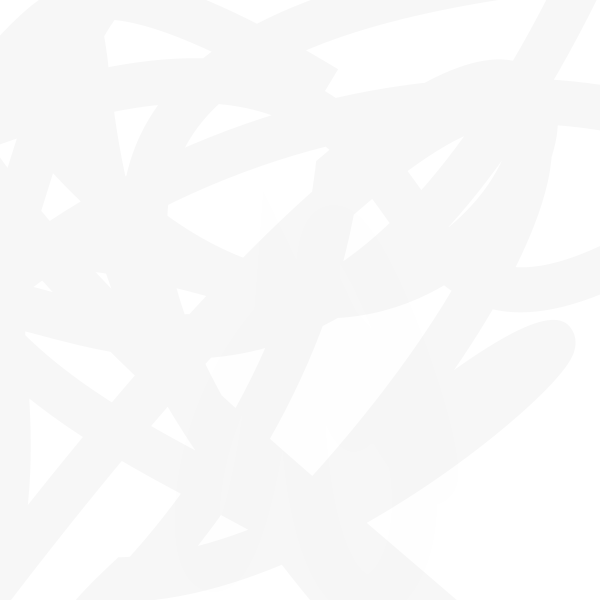
Frame 1 (no input)
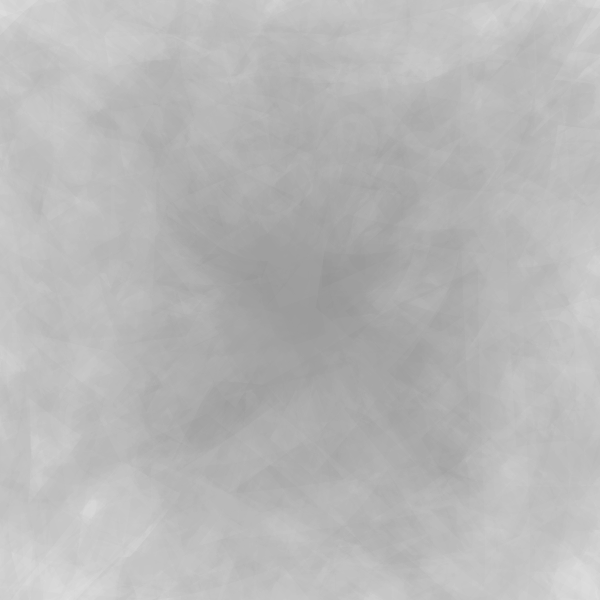
Frame 60 (the mouse pressed at the canvas centre just before this capture)
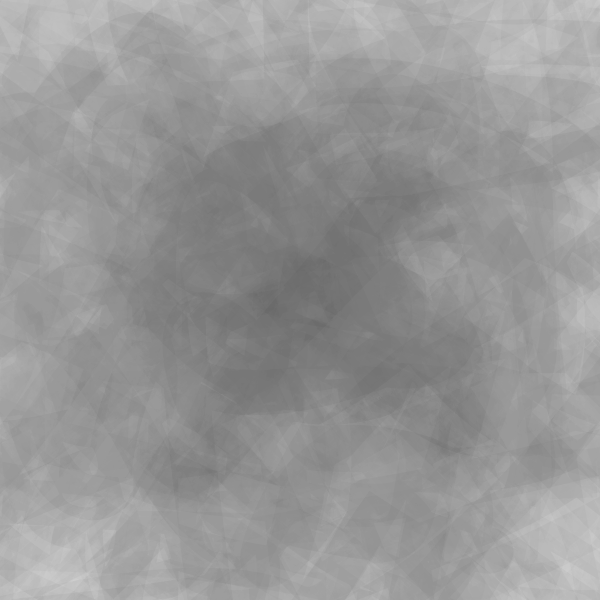
Frame 120 (the mouse held since frame 60 and released just before this capture)

The Processing sketch that drew these frames (run headless with seeded random() and noise(); from frame 60 on, the mouse is pressed at the canvas centre):

// Processing sketch: darknesswashy
// ── darknesswashy.pde
int SIZE;
Scribbler s1, s2,s3;
int baset, tvar;
int SW;
int count;

void mousePressed(){
  //background(color(0,100,100, 1));
  s2.white();
}

class Scribbler {
  float x1, y1, x2,y2;
  int slope;
  int r;
  color c, prevc;
  int tr;
  color[] colours;
  int cindex;

  Scribbler(float x1, float y1, int r, int s) {
    this.x1 = 0;
    this.y1 = y1;
    this.slope = s;
    this.r = r;
    this.tr = baset + int(random(-tvar, tvar));
    this.colours = new color[] {color(0,100,75),color(0,75,100)};
    this.cindex = 0;
    getNextColour();
  }
  
  void white(){
    c = color(255);
  }
  
  void getNextColour(){
    prevc = c;
    c = color(random(255)%c);
  }
  void move(){
    x2 = random(0, SIZE);

    y2 = y1 + random(-r,r);
    

      if(count++%50 == 0){
            getNextColour();
      }
      
    

    if(y2 >= SIZE || y2 <= 0){
      y2 = random(0, SIZE);
    }
  }
  
  void setTransparency() {
    tr = baset + int(random(-tvar, tvar));  
    stroke(c, tr);
  }
  
  void scribble() {
    setTransparency();
    move();
    drawSwoosh();
  }
  
  void drawSwoosh(){
    noFill();
    float n;
   
      
     n = random(2,9);  
      
    float x= x1+random(-r,r);
    float y=y1+random(-r,r);

   x1 = y1 = SIZE*0.5;
   beginShape();
 
  vertex(x1, y1);
  
  for(int i = 0; i < n; i++){

      bezierVertex(getPoint(x1,r), getPoint(y1,r),getPoint(x1,r), getPoint(y1,r),getPoint(x1,r), getPoint(y1,r));
  }    for(int i = 0; i < n; i++){

      bezierVertex(getPoint(x1,r), getPoint(y1,r),getPoint(x1,r), getPoint(y1,r),getPoint(x1,r), getPoint(y1,r));
  }for(int i = 0; i < n; i++){

  
    bezierVertex(getPoint(x1,r), getPoint(y1,r),getPoint(x1,r), getPoint(y1,r),random(SIZE), random(SIZE));
    }
    
  
    endShape();
beginShape();
  vertex(x1, y1);
  stroke(0,1);

int sm = 30;
for(int i = 0; i < n; i++){

  
    bezierVertex(getPoint(x1,r), getPoint(y1,r),getPoint(x1,r), getPoint(y1,r),x1+random(0-sm,sm), y1+random(0-sm,sm));
    }
    
endShape();

    y1 = y2;
  }
  
  int getPoint(float c, int r){
    int q = SIZE;
  return int(c) + int(random(0-q,q));
}

}


void setup() {
  SW = 45;
  SIZE = 600;
  strokeCap(SQUARE);
  surface.setSize(SIZE, SIZE);
  background(255);
  count = 0;

  strokeWeight(SW);
  baset = 6;
  tvar = 4;
  s2 = new Scribbler(random(SIZE), random(SIZE), 15, 5);

}

void draw() {
    s2.scribble();
}
